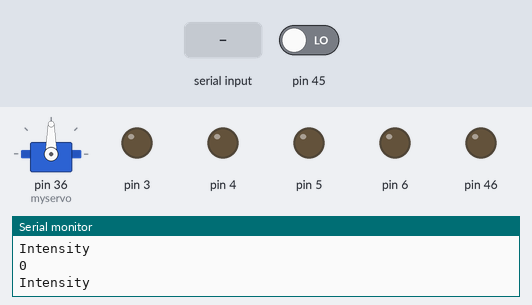
Simulated run of this sketch. Board: Arduino Mega 2560, built with avr-gcc and run on an emulated ATmega2560. On the bench: servo, output pins drawn as LEDs (lit = HIGH), the last lines printed to the serial monitor. The test bench sets the inputs (shaded band); at power-on: pin 45 LOW.

Above: at 1.2 s.
1.3 s: "left" received over the second serial link
At 3.5 s:
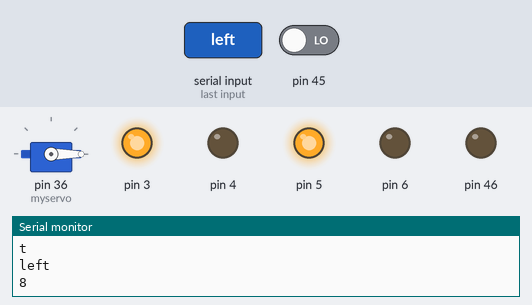
4.3 s: "stop" received over the second serial link
At 6.7 s:
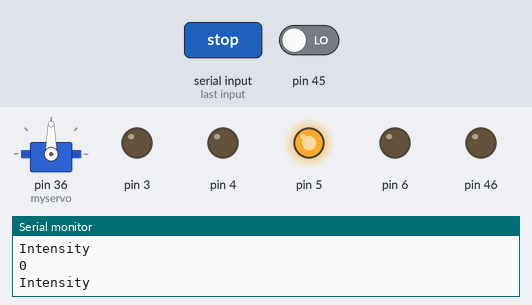
7.3 s: "forward" received over the second serial link
At 8.1 s:
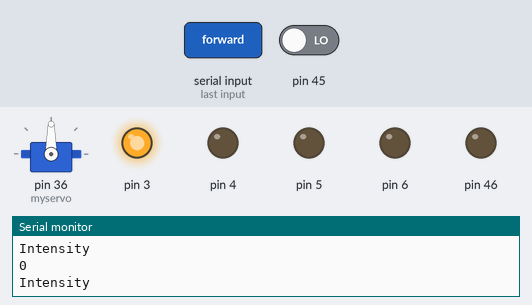
8.8 s: "back" received over the second serial link
At 9.6 s:
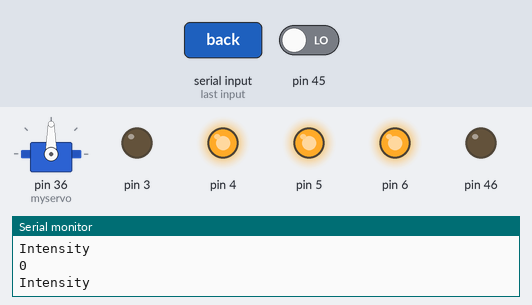
10.3 s: "right" received over the second serial link
At 12.0 s:
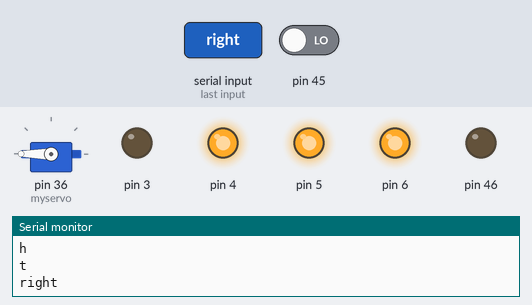
13.3 s: "stop" received over the second serial link
Timing chart, 0 to 16.3 s (numbered marks = the images above; inputs shaded):
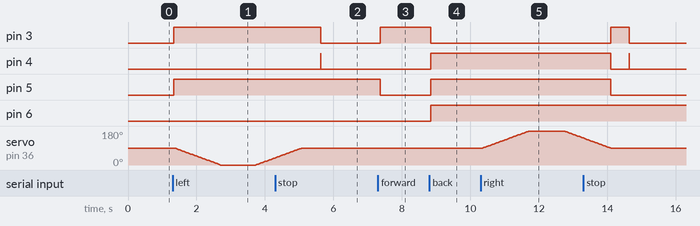

Measured:
- after the input at 1.3 s, pin 3, pin 5: LOW → HIGH at once
- after the input at 4.3 s, pin 3: HIGH → LOW after 1.3 s; pin 4: LOW → HIGH after 1.3 s, → LOW 0.01 s later
- after the input at 7.3 s, pin 3: LOW → HIGH after 0.07 s; pin 5: HIGH → LOW after 0.07 s
- after the input at 8.8 s, pin 3: HIGH → LOW after 0.05 s; pin 4–6: LOW → HIGH after 0.05 s
- after the input at 10.3 s, servo on pin 36 (myservo): rises from 90° to 180° in 1.4 s, then falls to 143° in 1.6 s

The sketch:

finalcar.ino
```cpp
#include <SoftwareSerial.h>
#include <Servo.h>

SoftwareSerial BluetoothReceive(12, 13); // TX, RX respetively
String voicecommand;
//const int pingPin = 31;
//const int echoPin = 32;
//servo motor code
Servo myservo;
int pos = 0;


void setup() {
 BluetoothReceive.begin(9600);
 Serial.begin(9600);
  pinMode(6, OUTPUT);
  pinMode(3, OUTPUT);
  pinMode(4, OUTPUT);
  pinMode(5, OUTPUT);
  pinMode(45,INPUT);
  pinMode(46,OUTPUT);


  //servo code
  myservo.attach(36);

}

long microToInches(long microseconds) {
  return microseconds/74/2;
}

void loop(){
  //Serial.println("Hello");
  pos = 90;
  myservo.write(pos);
  long duration, inches;
  int temp = digitalRead(45);
  Serial.println("Intensity");
  Serial.println(temp);
//  pinMode(pingPin, OUTPUT);
//  digitalWrite(pingPin, LOW);
//  delayMicroseconds(2);
//  digitalWrite(pingPin, HIGH);
//  delayMicroseconds(10);
//  digitalWrite(pingPin, LOW);
//  digitalWrite(echoPin, INPUT);
//  duration = pulseIn(echoPin, HIGH);
//  inches = microToInches(duration);
////  Serial.println(duration);
////  Serial.println("duration");
//  Serial.println(inches);
//  Serial.println("in");


  while(BluetoothReceive.available()){
     //Delay added to make thing stable
    delay(10);
    //Conduct a serial read
    char c = BluetoothReceive.read();
    Serial.println(c);
    //build the string- "forward", "reverse", "left" and "right"
    voicecommand += c;

  }
    //Serial.println("After Loop");
  if (voicecommand.length() > 0) {
    Serial.println(voicecommand);

  if(temp ==HIGH){
     digitalWrite(46,HIGH);


  }
  else{
    digitalWrite(46,LOW);

  }

  if ( voicecommand == "stop"){
    digitalWrite(3, LOW);
    digitalWrite(4, HIGH);
    delay(10);
    digitalWrite(3, LOW);
    digitalWrite(4, LOW);
    delay(100);
  }


  else if(voicecommand == "forward" )
  {
    Serial.println(0);
    digitalWrite(3, HIGH);
    digitalWrite(4, LOW);
    digitalWrite(5,LOW);
    digitalWrite(6,LOW);
    delay(500);
  }
  else if(voicecommand == "back"){
    Serial.println(1);
    digitalWrite(3, LOW);
    digitalWrite(4, HIGH);
    digitalWrite(5,HIGH);
    digitalWrite(6,HIGH);
    delay(500);
  }

  else if(voicecommand == "left" ){
    digitalWrite(3, HIGH);
    digitalWrite(4, LOW);
    digitalWrite(5,HIGH);
    digitalWrite(6,LOW);
    Serial.println(8);
    //servo code
    for(pos = 90 ; pos>=0 ; pos-=1){
    myservo.write(pos);
    delay(15);
    }
    delay(1000);
    for(pos = 0 ; pos<=90 ; pos+=1){
    myservo.write(pos);
    delay(15);
    }
    delay(500);

  }
  else if(voicecommand == "right" ){
    //servo code
    for(pos = 90 ; pos<=180 ; pos+=1){
    myservo.write(pos);
    delay(15);
    }
    delay(1000);
    for(pos = 180 ; pos>=90 ; pos-=1){
    myservo.write(pos);
    delay(15);
    }
    digitalWrite(3, HIGH);
    digitalWrite(4, LOW);
    digitalWrite(5,LOW);
    digitalWrite(6,HIGH);


    delay(500);

  }
//  else if (inches < 15){
//    digitalWrite(3, LOW);
//    digitalWrite(4, HIGH);
//    delay(10);
//    digitalWrite(3, LOW);
//    digitalWrite(4, LOW);
//    delay(100);
//  }


   voicecommand="";}
   } //Reset the variable
```
